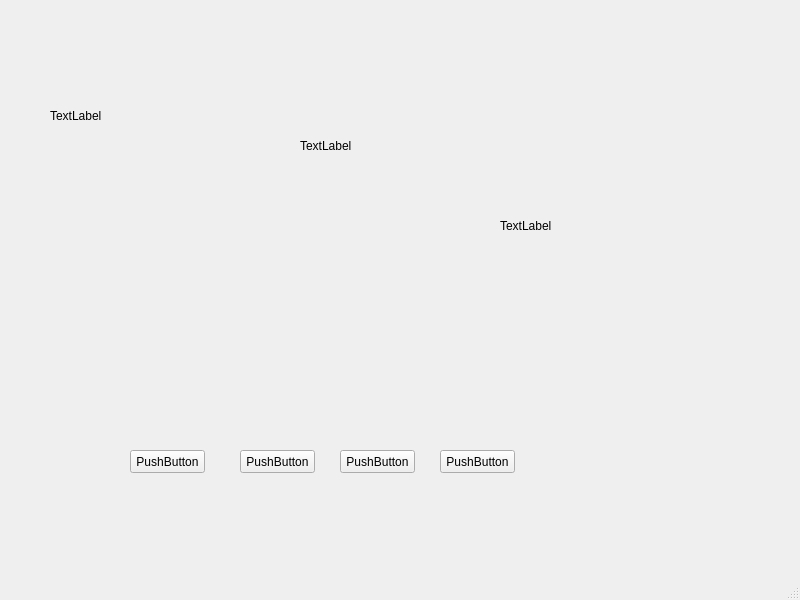
<?xml version="1.0" encoding="UTF-8"?>
<ui version="4.0">
 <class>MainWindow</class>
 <widget class="QMainWindow" name="MainWindow">
  <property name="geometry">
   <rect>
    <x>0</x>
    <y>0</y>
    <width>800</width>
    <height>600</height>
   </rect>
  </property>
  <property name="windowTitle">
   <string>MainWindow</string>
  </property>
  <widget class="QWidget" name="centralwidget">
   <widget class="QPushButton" name="button_openfile">
    <property name="geometry">
     <rect>
      <x>130</x>
      <y>450</y>
      <width>75</width>
      <height>23</height>
     </rect>
    </property>
    <property name="text">
     <string>PushButton</string>
    </property>
   </widget>
   <widget class="QPushButton" name="button_pause">
    <property name="geometry">
     <rect>
      <x>240</x>
      <y>450</y>
      <width>75</width>
      <height>23</height>
     </rect>
    </property>
    <property name="text">
     <string>PushButton</string>
    </property>
   </widget>
   <widget class="QPushButton" name="button_play">
    <property name="geometry">
     <rect>
      <x>440</x>
      <y>450</y>
      <width>75</width>
      <height>23</height>
     </rect>
    </property>
    <property name="text">
     <string>PushButton</string>
    </property>
   </widget>
   <widget class="QPushButton" name="button_stop">
    <property name="geometry">
     <rect>
      <x>340</x>
      <y>450</y>
      <width>75</width>
      <height>23</height>
     </rect>
    </property>
    <property name="text">
     <string>PushButton</string>
    </property>
   </widget>
   <widget class="QLabel" name="label_filepath">
    <property name="geometry">
     <rect>
      <x>50</x>
      <y>70</y>
      <width>131</width>
      <height>91</height>
     </rect>
    </property>
    <property name="text">
     <string>TextLabel</string>
    </property>
   </widget>
   <widget class="QLabel" name="label_framecnt">
    <property name="geometry">
     <rect>
      <x>300</x>
      <y>100</y>
      <width>131</width>
      <height>91</height>
     </rect>
    </property>
    <property name="text">
     <string>TextLabel</string>
    </property>
   </widget>
   <widget class="QLabel" name="label_videoframe">
    <property name="geometry">
     <rect>
      <x>500</x>
      <y>180</y>
      <width>131</width>
      <height>91</height>
     </rect>
    </property>
    <property name="text">
     <string>TextLabel</string>
    </property>
   </widget>
  </widget>
  <widget class="QMenuBar" name="menubar">
   <property name="geometry">
    <rect>
     <x>0</x>
     <y>0</y>
     <width>800</width>
     <height>21</height>
    </rect>
   </property>
  </widget>
  <widget class="QStatusBar" name="statusbar"/>
 </widget>
 <resources/>
 <connections/>
</ui>
